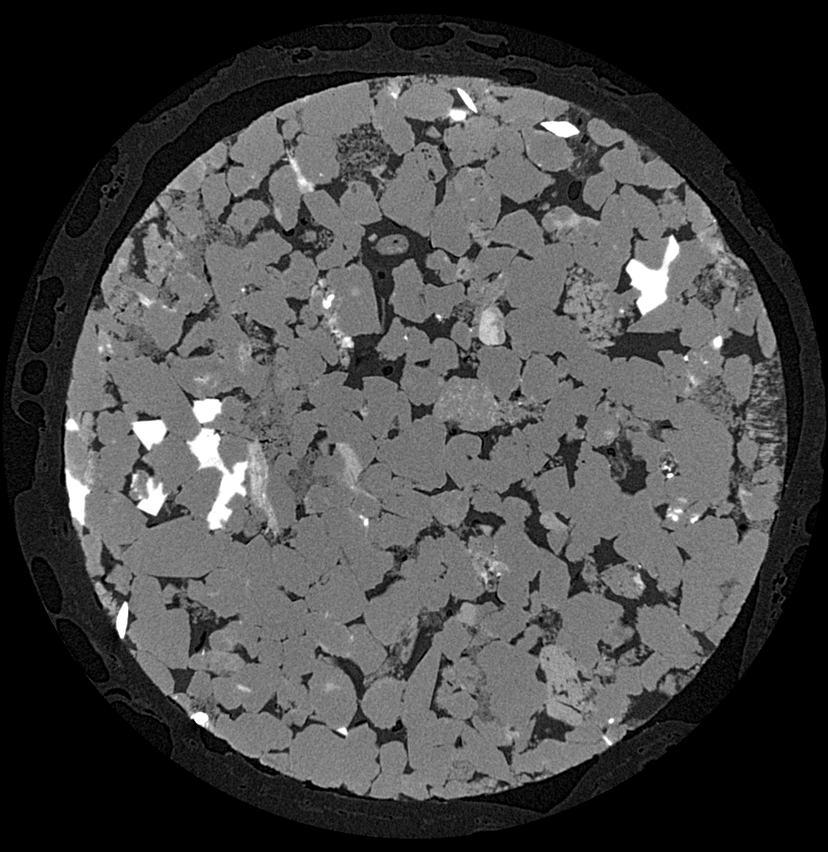
#> input picture data/raw/Test_images/Sandstone_Versa0250.tif, 828 x 852 px, shrunk from 996 x 1024 before the run
$ jupyter execute --allow-errors Multi_threshold.ipynb   (shell and % lines are left out)
#> lines starting #> are read from the running program, lines starting #| are printed output that depends on the picture; after the words box and inside, x2 and y2 are one past the last pixel; in counts of white or black regions, pixels touching at a corner belong together
# Multi otsu threshold
- https://scikit-image.org/docs/dev/auto_examples/segmentation/plot_multiotsu.html

[cell 1]
import numpy as np
import matplotlib.pyplot as plt

from skimage.filters import threshold_multiotsu
from skimage import io

[cell 2]
input_image_path = "../data/raw/Test_images/Sandstone_Versa0250.tif"

[cell 3]
image = io.imread(input_image_path, 0)
#> image is the input picture: shape (852, 828); min 0, max 255, mean 70.6

image_height, image_width = image.shape
print(image.shape)
#| (852, 828)

[cell 4]
plt.imshow(image, cmap='gray')

### Obtain thresolds

[cell 5]
thresholds = threshold_multiotsu(image, 4) # 4 classes for case
#> thresholds = [24, 83, 179]
print(thresholds)
#| [ 24  83 179]
# thresholds[0] = 35 # user specific threshold value to difference clay and pores
# thresholds

[cell 6]
plt.hist(image.reshape(-1), bins=50)

for thresh in thresholds:
    plt.axvline(thresh, color='r')
#> this loop made 3 passes
#> thresh on passes 1 to 3: 24, 83, 179
plt.show()
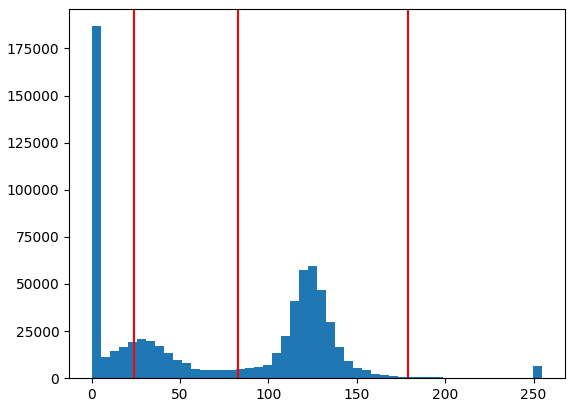
#> figure drawn by matplotlib, 1 panel; tallest bar 186795 high, from x = 0 to 5.1

## Segment based on thresholds

[cell 7]
# Using the threshold values, we generate the three regions.

# https://numpy.org/doc/stable/reference/generated/numpy.digitize.html #numpy.digitize
regions = np.digitize(image, bins=thresholds)
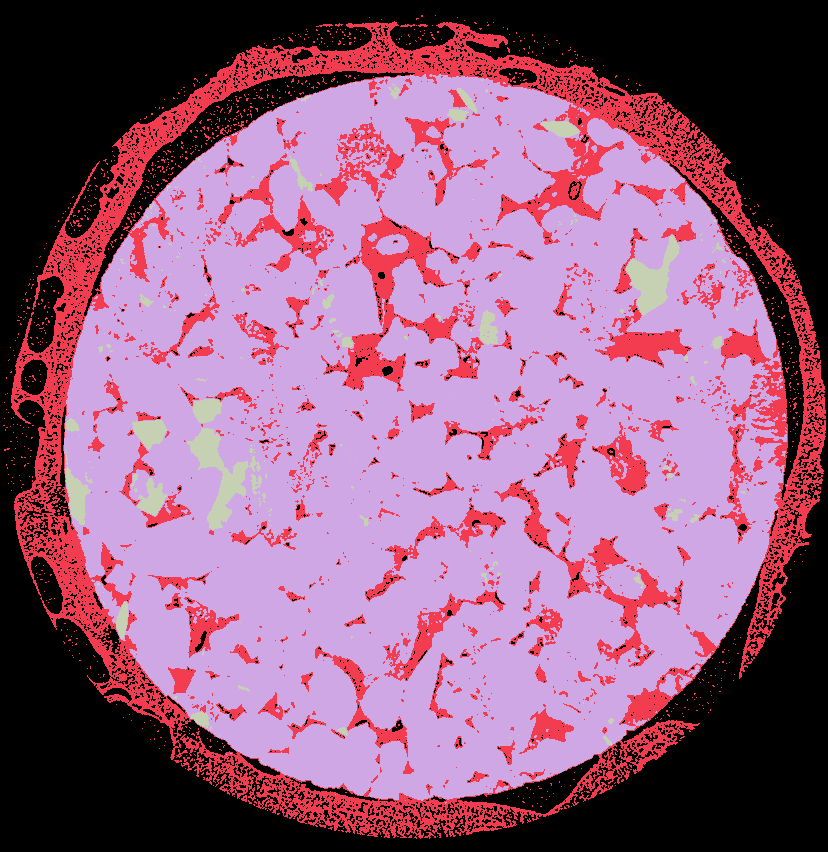
#> regions: shape (852, 828) int64; 4 distinct labels, from 0 to 3; one colour per label, 0 black
plt.imshow(regions)
plt.show()

[cell 8]
new_image = np.zeros((image_height, image_width, 3), np.uint8)
new_image.shape

[cell 9]
pores_index = regions==0
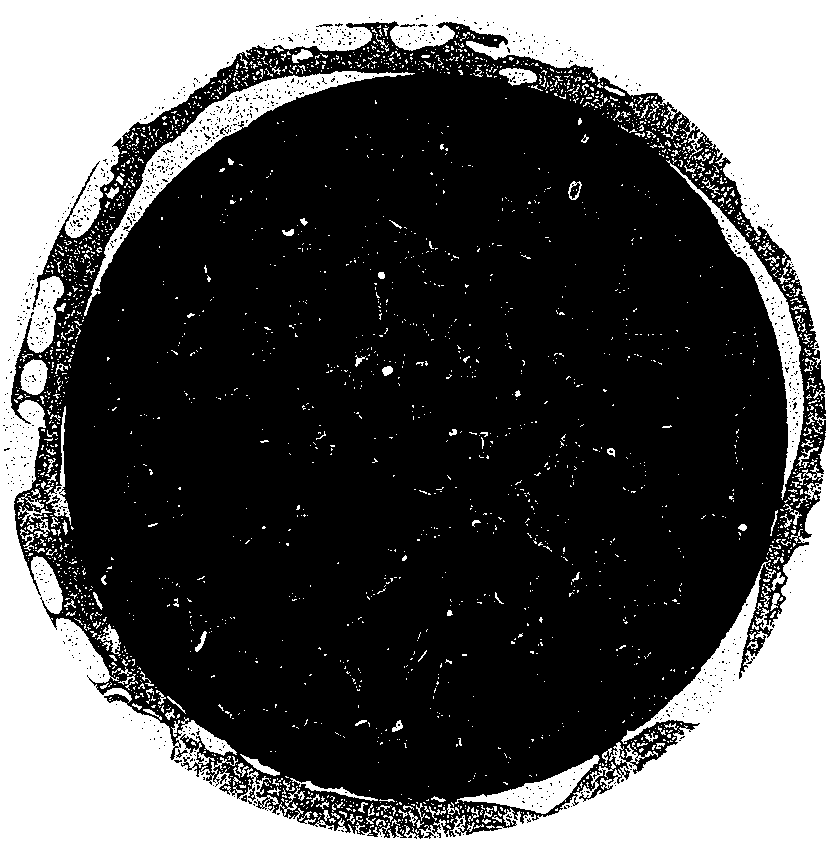
#> pores_index: shape (852, 828) bool; 34% white; 2495 white regions (2305 under 20 px), largest, box (x1, y1, x2, y2) and area: (0, 0, 828, 852) 206777, (84, 71, 415, 316) 7448, (666, 160, 804, 500) 4597
new_image[pores_index] = np.array([0, 0, 255], np.uint8)

clay_index = regions==1
#> clay_index: shape (852, 828) bool; 17.1% white; 1813 white regions (1591 under 20 px), largest, box (x1, y1, x2, y2) and area: (11, 21, 826, 760) 51349, (180, 720, 700, 839) 10181, (321, 206, 463, 392) 6292
new_image[clay_index] = [0, 255, 0]

quartz_index = regions==2
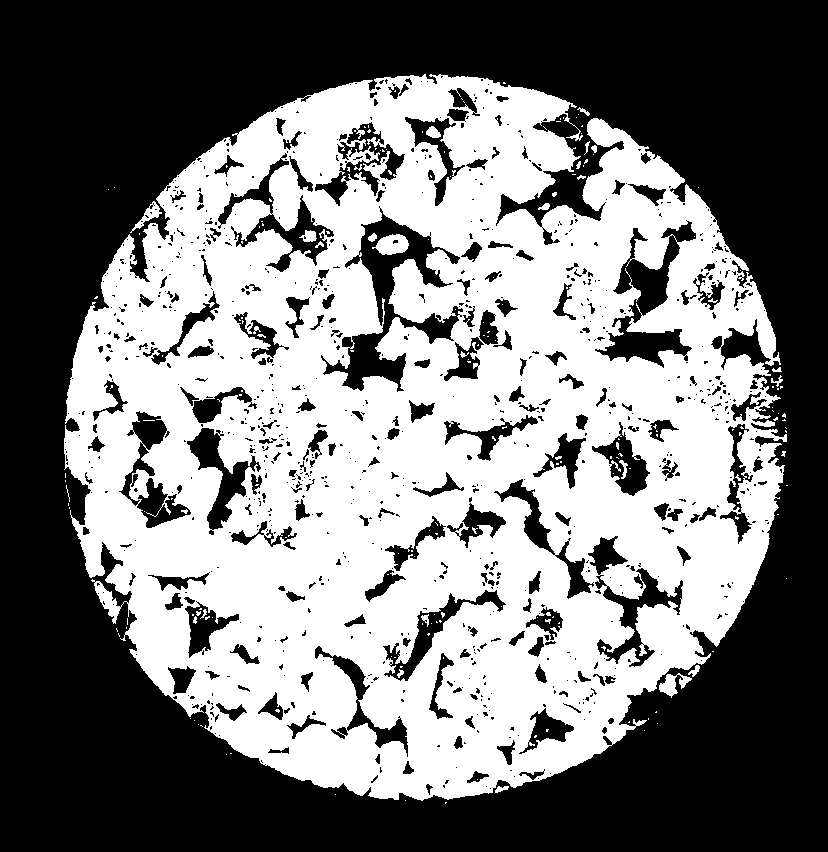
#> quartz_index: shape (852, 828) bool; 47.3% white; 201 white regions (172 under 20 px), largest, box (x1, y1, x2, y2) and area: (64, 74, 787, 801) 330769, (372, 234, 409, 255) 517, (659, 673, 692, 698) 368
new_image[quartz_index] = [255, 0, 0]

heavy_index = regions==3
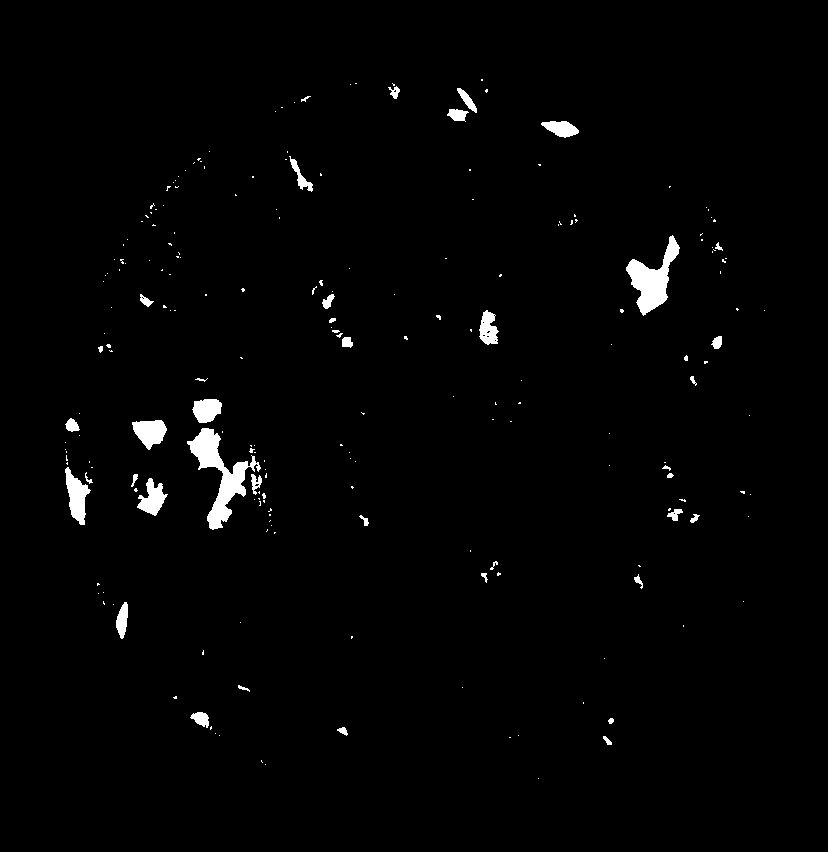
#> heavy_index: shape (852, 828) bool; 1.5% white; 216 white regions (176 under 20 px), largest, box (x1, y1, x2, y2) and area: (187, 428, 261, 530) 2310, (626, 235, 680, 316) 1762, (65, 467, 91, 525) 766
new_image[heavy_index] = [255, 255, 0]

[cell 10]
plt.imshow(new_image)
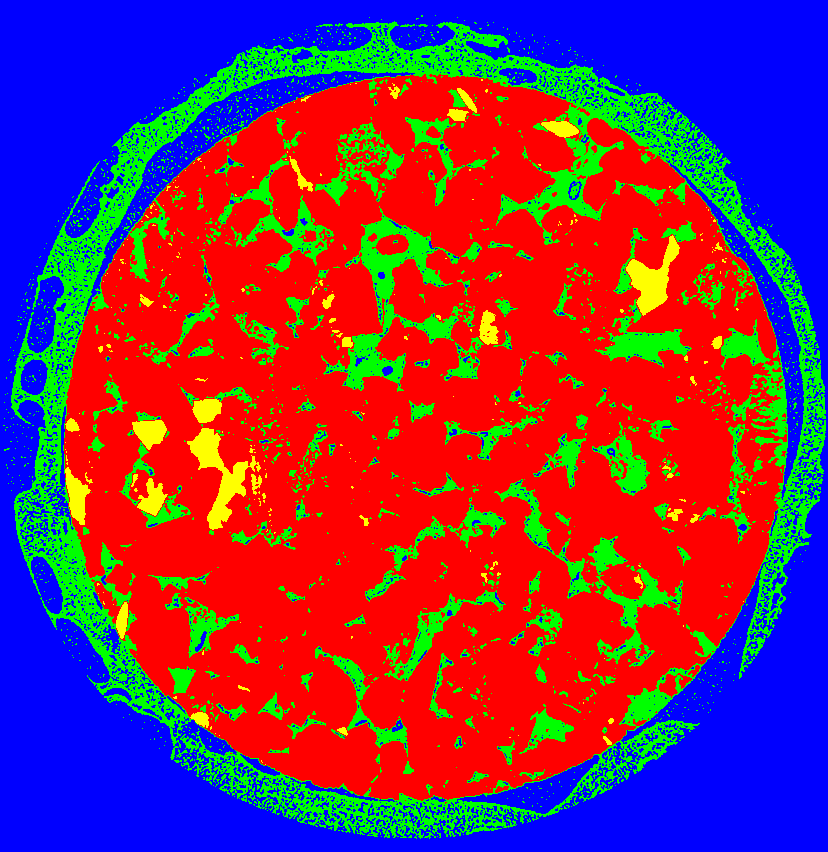
#> shown: shape (852, 828, 3); mean R, G, B 124.6, 47.5, 86.8

$ run again, with data/raw/Test_images/Sandstone_Versa0300.tif copied over data/raw/Test_images/Sandstone_Versa0250.tif
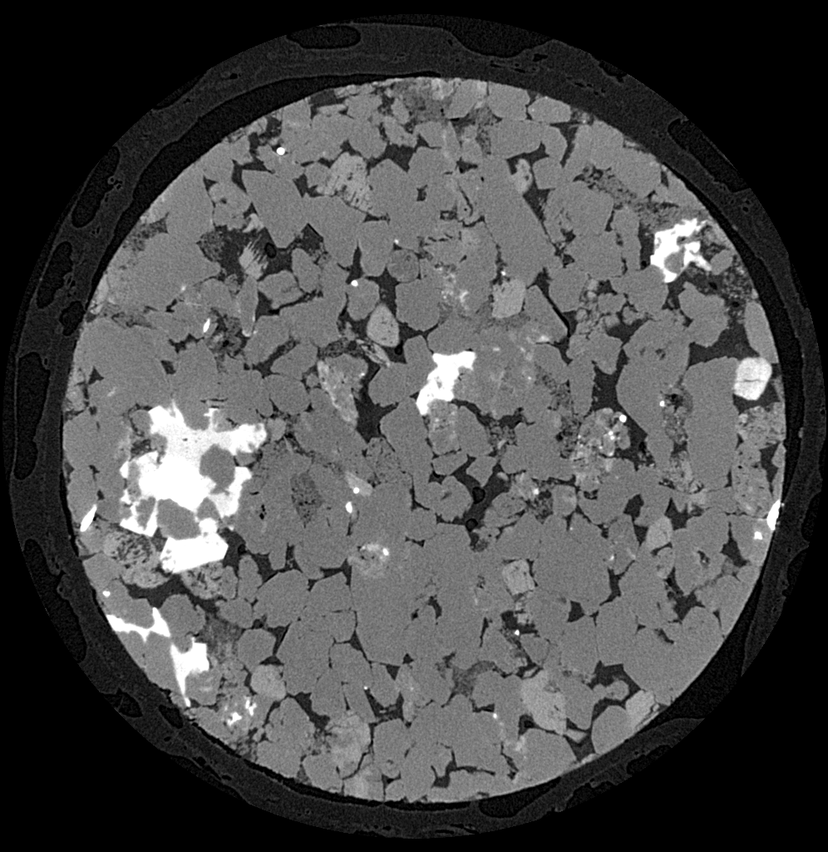
#> input picture data/raw/Test_images/Sandstone_Versa0300.tif, 828 x 852 px, shrunk from 996 x 1024 before the run
#> image is the input picture: shape (852, 828); min 0, max 255, mean 72.9
#| (852, 828)
#> thresholds = [23, 83, 182]
#| [ 23  83 182]
#> the loop `for thresh in thresholds:` made 3 passes
#> thresh on passes 1 to 3: 23, 83, 182
#> regions: shape (852, 828) int64; 4 distinct labels, from 0 to 3
#> `pores_index = regions==0`:
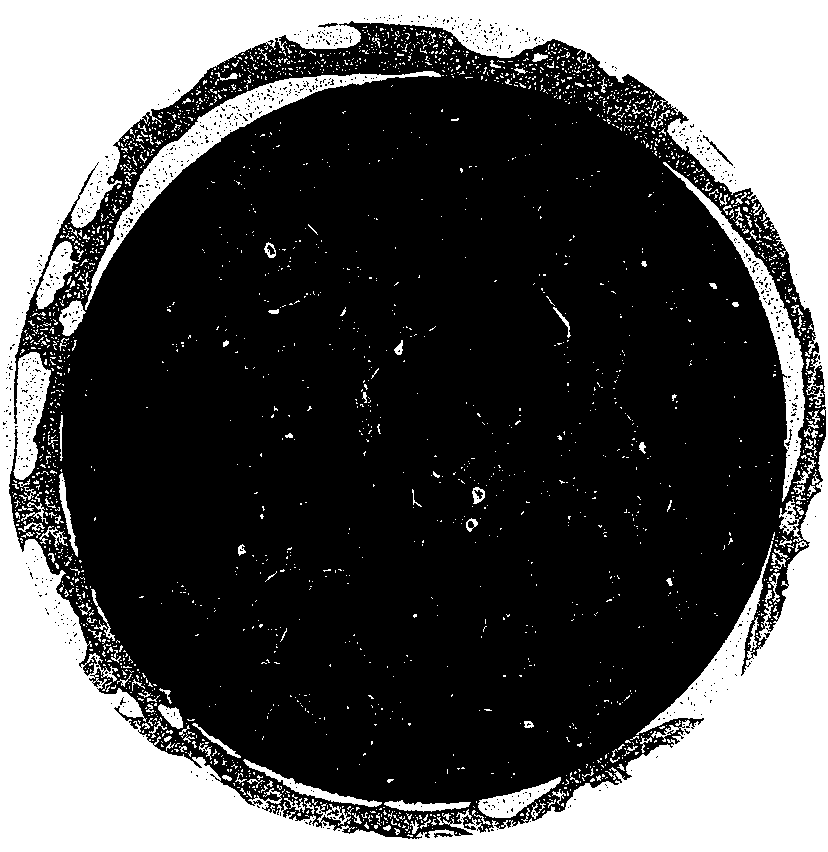
#> pores_index: shape (852, 828) bool; 33.2% white; 2438 white regions (2286 under 20 px), largest, box (x1, y1, x2, y2) and area: (0, 0, 828, 852) 201614, (85, 71, 441, 310) 7418, (663, 162, 805, 502) 4855
#> clay_index: shape (852, 828) bool; 16.6% white; 1768 white regions (1525 under 20 px), largest, box (x1, y1, x2, y2) and area: (9, 21, 826, 839) 59163, (662, 246, 763, 371) 3693, (196, 223, 328, 288) 3281
#> quartz_index: shape (852, 828) bool; 47.5% white; 154 white regions (141 under 20 px), largest, box (x1, y1, x2, y2) and area: (63, 77, 786, 803) 333968, (136, 497, 156, 529) 377, (736, 265, 748, 277) 71
#> heavy_index: shape (852, 828) bool; 2.6% white; 129 white regions (102 under 20 px), largest, box (x1, y1, x2, y2) and area: (120, 400, 267, 537) 8264, (158, 516, 228, 573) 2182, (416, 351, 476, 415) 1744
#> `[cell 10] plt.imshow(new_image)`:
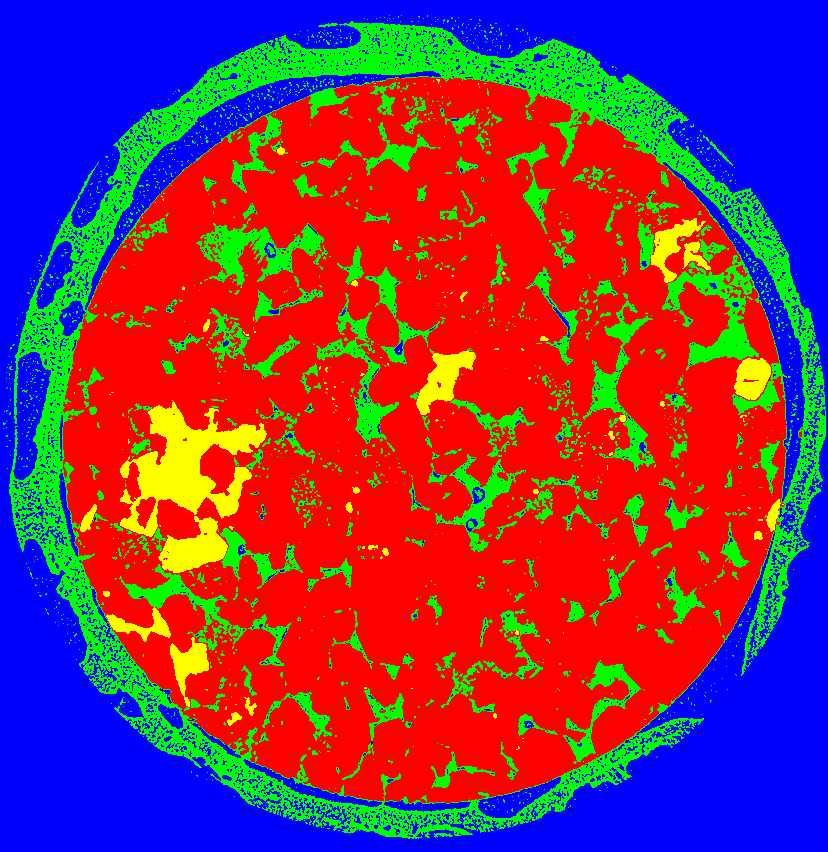
#> shown: shape (852, 828, 3); mean R, G, B 127.9, 49, 84.7
